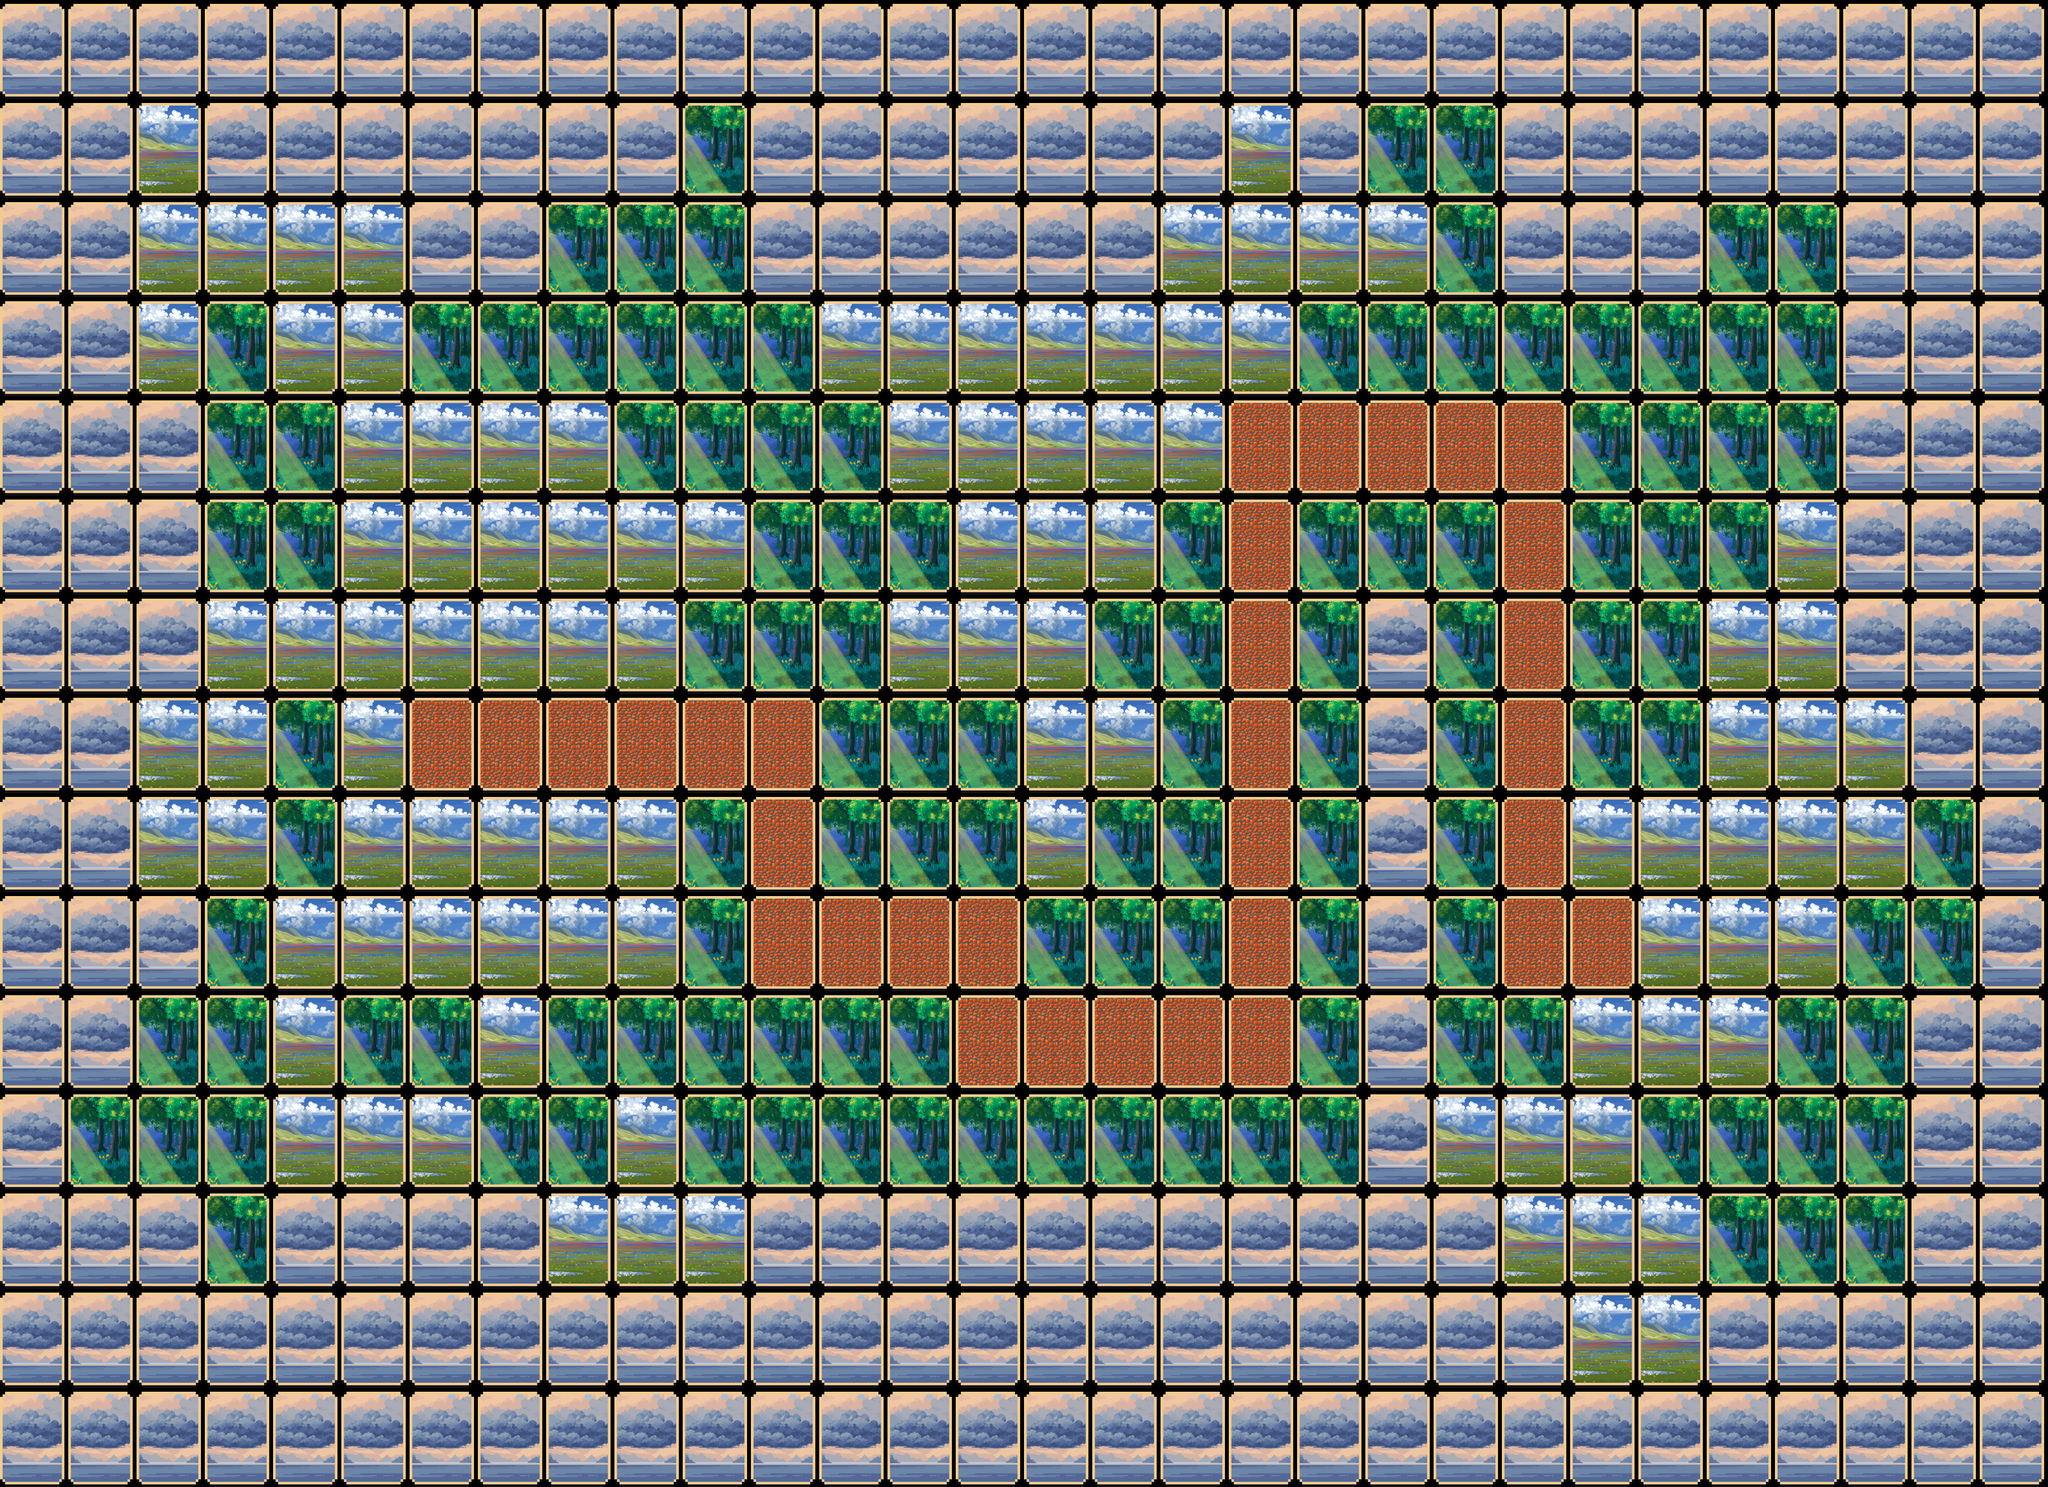

This game map was drawn from its Tiled (.tmx) file and the tilesets committed beside it. A one-line description and the full map source follow:
An orthogonal 30x15 tile map with 106x154 px tiles, 5 tile layers (card_back, path, meadow, river, ...), 5 tilesets.

<map version="1.10" tiledversion="1.10.2" orientation="orthogonal" renderorder="right-down" width="30" height="15" tilewidth="106" tileheight="154" infinite="0" nextlayerid="6" nextobjectid="1">
 <tileset firstgid="1" name="card_back" tilewidth="100" tileheight="148" tilecount="1" columns="1">
  <image source="../../graphics/card_back.png" width="100" height="148" />
 </tileset>
 <tileset firstgid="2" source="../tilesets/card_front_meadow.tsx" />
 <tileset firstgid="3" source="../tilesets/card_front_path.tsx" />
 <tileset firstgid="4" source="../tilesets/card_front_forest.tsx" />
 <tileset firstgid="5" source="../tilesets/card_front_river.tsx" />
 <layer id="1" name="card_back" width="30" height="15">
  <data encoding="csv">
0,0,0,0,0,0,0,0,0,0,0,0,0,0,0,0,0,0,0,0,0,0,0,0,0,0,0,0,0,0,
0,0,1,0,0,0,0,0,0,0,1,0,0,0,0,0,0,0,1,0,1,1,0,0,0,0,0,0,0,0,
0,0,1,1,1,1,0,0,1,1,1,0,0,0,0,0,0,1,1,1,1,1,0,0,0,1,1,0,0,0,
0,0,1,1,1,1,1,1,1,1,1,1,1,1,1,1,1,1,1,1,1,1,1,1,1,1,1,0,0,0,
0,0,0,1,1,1,1,1,1,1,1,1,1,1,1,1,1,1,1,1,1,1,1,1,1,1,1,0,0,0,
0,0,0,1,1,1,1,1,1,1,1,1,1,1,1,1,1,1,1,1,1,1,1,1,1,1,1,0,0,0,
0,0,0,1,1,1,1,1,1,1,1,1,1,1,1,1,1,1,1,1,1,1,1,1,1,1,1,0,0,0,
0,0,1,1,1,1,1,1,1,1,1,1,1,1,1,1,1,1,1,1,1,1,1,1,1,1,1,1,0,0,
0,0,1,1,1,1,1,1,1,1,1,1,1,1,1,1,1,1,1,1,1,1,1,1,1,1,1,1,1,0,
0,0,0,1,1,1,1,1,1,1,1,1,1,1,1,1,1,1,1,1,1,1,1,1,1,1,1,1,1,0,
0,0,1,1,1,1,1,1,1,1,1,1,1,1,1,1,1,1,1,1,1,1,1,1,1,1,1,1,0,0,
0,1,1,1,1,1,1,1,1,1,1,1,1,1,1,1,1,1,1,1,1,1,1,1,1,1,1,1,0,0,
0,0,0,1,0,0,0,0,1,1,1,0,0,0,0,0,0,0,0,0,0,0,1,1,1,1,1,1,0,0,
0,0,0,0,0,0,0,0,0,0,0,0,0,0,0,0,0,0,0,0,0,0,0,1,1,0,0,0,0,0,
0,0,0,0,0,0,0,0,0,0,0,0,0,0,0,0,0,0,0,0,0,0,0,0,0,0,0,0,0,0
</data>
 </layer>
 <layer id="2" name="path" width="30" height="15">
  <data encoding="csv">
0,0,0,0,0,0,0,0,0,0,0,0,0,0,0,0,0,0,0,0,0,0,0,0,0,0,0,0,0,0,
0,0,0,0,0,0,0,0,0,0,0,0,0,0,0,0,0,0,0,0,0,0,0,0,0,0,0,0,0,0,
0,0,0,0,0,0,0,0,0,0,0,0,0,0,0,0,0,0,0,0,0,0,0,0,0,0,0,0,0,0,
0,0,0,0,0,0,0,0,0,0,0,0,0,0,0,0,0,0,0,0,0,0,0,0,0,0,0,0,0,0,
0,0,0,0,0,0,0,0,0,0,0,0,0,0,0,0,0,0,3,3,3,3,3,0,0,0,0,0,0,0,
0,0,0,0,0,0,0,0,0,0,0,0,0,0,0,0,0,0,3,0,0,0,3,0,0,0,0,0,0,0,
0,0,0,0,0,0,0,0,0,0,0,0,0,0,0,0,0,0,3,0,0,0,3,0,0,0,0,0,0,0,
0,0,0,0,0,0,3,3,3,3,3,3,0,0,0,0,0,0,3,0,0,0,3,0,0,0,0,0,0,0,
0,0,0,0,0,0,0,0,0,0,0,3,0,0,0,0,0,0,3,0,0,0,3,0,0,0,0,0,0,0,
0,0,0,0,0,0,0,0,0,0,0,3,3,3,3,0,0,0,3,0,0,0,3,3,0,0,0,0,0,0,
0,0,0,0,0,0,0,0,0,0,0,0,0,0,3,3,3,3,3,0,0,0,0,0,0,0,0,0,0,0,
0,0,0,0,0,0,0,0,0,0,0,0,0,0,0,0,0,0,0,0,0,0,0,0,0,0,0,0,0,0,
0,0,0,0,0,0,0,0,0,0,0,0,0,0,0,0,0,0,0,0,0,0,0,0,0,0,0,0,0,0,
0,0,0,0,0,0,0,0,0,0,0,0,0,0,0,0,0,0,0,0,0,0,0,0,0,0,0,0,0,0,
0,0,0,0,0,0,0,0,0,0,0,0,0,0,0,0,0,0,0,0,0,0,0,0,0,0,0,0,0,0
</data>
 </layer>
 <layer id="3" name="meadow" width="30" height="15">
  <data encoding="csv">
0,0,0,0,0,0,0,0,0,0,0,0,0,0,0,0,0,0,0,0,0,0,0,0,0,0,0,0,0,0,
0,0,2,0,0,0,0,0,0,0,0,0,0,0,0,0,0,0,2,0,0,0,0,0,0,0,0,0,0,0,
0,0,2,2,2,2,0,0,0,0,0,0,0,0,0,0,0,2,2,2,2,0,0,0,0,0,0,0,0,0,
0,0,2,0,2,2,0,0,0,0,0,0,2,2,2,2,2,2,2,0,0,0,0,0,0,0,0,0,0,0,
0,0,0,0,0,2,2,2,2,0,0,0,0,2,2,2,2,2,0,0,0,0,0,0,0,0,0,0,0,0,
0,0,0,0,0,2,2,2,2,2,2,0,0,0,2,2,2,0,0,0,0,0,0,0,0,0,2,0,0,0,
0,0,0,2,2,2,2,2,2,2,0,0,0,2,2,2,0,0,0,0,0,0,0,0,0,2,2,0,0,0,
0,0,2,2,0,2,0,0,0,0,0,0,0,0,0,2,2,0,0,0,0,0,0,0,0,2,2,2,0,0,
0,0,2,2,0,2,2,2,2,2,0,0,0,0,0,2,0,0,0,0,0,0,0,2,2,2,2,2,0,0,
0,0,0,0,2,2,2,2,2,2,0,0,0,0,0,0,0,0,0,0,0,0,0,0,2,2,2,0,0,0,
0,0,0,0,2,0,0,2,0,0,0,0,0,0,0,0,0,0,0,0,0,0,0,2,2,2,0,0,0,0,
0,0,0,0,2,2,2,0,0,2,0,0,0,0,0,0,0,0,0,0,0,2,2,2,0,0,0,0,0,0,
0,0,0,0,0,0,0,0,2,2,2,0,0,0,0,0,0,0,0,0,0,0,2,2,2,0,0,0,0,0,
0,0,0,0,0,0,0,0,0,0,0,0,0,0,0,0,0,0,0,0,0,0,0,2,2,0,0,0,0,0,
0,0,0,0,0,0,0,0,0,0,0,0,0,0,0,0,0,0,0,0,0,0,0,0,0,0,0,0,0,0
</data>
 </layer>
 <layer id="5" name="river" width="30" height="15">
  <data encoding="csv">
5,5,5,5,5,5,5,5,5,5,5,5,5,5,5,5,5,5,5,5,5,5,5,5,5,5,5,5,5,5,
5,5,0,5,5,5,5,5,5,5,0,5,5,5,5,5,5,5,0,5,0,0,5,5,5,5,5,5,5,5,
5,5,0,0,0,0,5,5,0,0,0,5,5,5,5,5,5,0,0,0,0,0,5,5,5,0,0,5,5,5,
5,5,0,0,0,0,0,0,0,0,0,0,0,0,0,0,0,0,0,0,0,0,0,0,0,0,0,5,5,5,
5,5,5,0,0,0,0,0,0,0,0,0,0,0,0,0,0,0,0,0,0,0,0,0,0,0,0,5,5,5,
5,5,5,0,0,0,0,0,0,0,0,0,0,0,0,0,0,0,0,0,0,0,0,0,0,0,0,5,5,5,
5,5,5,0,0,0,0,0,0,0,0,0,0,0,0,0,0,0,0,0,5,0,0,0,0,0,0,5,5,5,
5,5,0,0,0,0,0,0,0,0,0,0,0,0,0,0,0,0,0,0,5,0,0,0,0,0,0,0,5,5,
5,5,0,0,0,0,0,0,0,0,0,0,0,0,0,0,0,0,0,0,5,0,0,0,0,0,0,0,0,5,
5,5,5,0,0,0,0,0,0,0,0,0,0,0,0,0,0,0,0,0,5,0,0,0,0,0,0,0,0,5,
5,5,0,0,0,0,0,0,0,0,0,0,0,0,0,0,0,0,0,0,5,0,0,0,0,0,0,0,5,5,
5,0,0,0,0,0,0,0,0,0,0,0,0,0,0,0,0,0,0,0,5,0,0,0,0,0,0,0,5,5,
5,5,5,0,5,5,5,5,0,0,0,5,5,5,5,5,5,5,5,5,5,5,0,0,0,0,0,0,5,5,
5,5,5,5,5,5,5,5,5,5,5,5,5,5,5,5,5,5,5,5,5,5,5,0,0,5,5,5,5,5,
5,5,5,5,5,5,5,5,5,5,5,5,5,5,5,5,5,5,5,5,5,5,5,5,5,5,5,5,5,5
</data>
 </layer>
 <layer id="4" name="forest" width="30" height="15">
  <data encoding="csv">
0,0,0,0,0,0,0,0,0,0,0,0,0,0,0,0,0,0,0,0,0,0,0,0,0,0,0,0,0,0,
0,0,0,0,0,0,0,0,0,0,4,0,0,0,0,0,0,0,0,0,4,4,0,0,0,0,0,0,0,0,
0,0,0,0,0,0,0,0,4,4,4,0,0,0,0,0,0,0,0,0,0,4,0,0,0,4,4,0,0,0,
0,0,0,4,0,0,4,4,4,4,4,4,0,0,0,0,0,0,0,4,4,4,4,4,4,4,4,0,0,0,
0,0,0,4,4,0,0,0,0,4,4,4,4,0,0,0,0,0,0,0,0,0,0,4,4,4,4,0,0,0,
0,0,0,4,4,0,0,0,0,0,0,4,4,4,0,0,0,4,0,4,4,4,0,4,4,4,0,0,0,0,
0,0,0,0,0,0,0,0,0,0,4,4,4,0,0,0,4,4,0,4,0,4,0,4,4,0,0,0,0,0,
0,0,0,0,4,0,0,0,0,0,0,0,4,4,4,0,0,4,0,4,0,4,0,4,4,0,0,0,0,0,
0,0,0,0,4,0,0,0,0,0,4,0,4,4,4,0,4,4,0,4,0,4,0,0,0,0,0,0,4,0,
0,0,0,4,0,0,0,0,0,0,4,0,0,0,0,4,4,4,0,4,0,4,0,0,0,0,0,4,4,0,
0,0,4,4,0,4,4,0,4,4,4,4,4,4,0,0,0,0,0,4,0,4,4,0,0,0,4,4,0,0,
0,4,4,4,0,0,0,4,4,0,4,4,4,4,4,4,4,4,4,4,0,0,0,0,4,4,4,4,0,0,
0,0,0,4,0,0,0,0,0,0,0,0,0,0,0,0,0,0,0,0,0,0,0,0,0,4,4,4,0,0,
0,0,0,0,0,0,0,0,0,0,0,0,0,0,0,0,0,0,0,0,0,0,0,0,0,0,0,0,0,0,
0,0,0,0,0,0,0,0,0,0,0,0,0,0,0,0,0,0,0,0,0,0,0,0,0,0,0,0,0,0
</data>
 </layer>
</map>